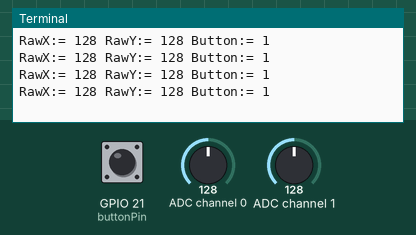
Recording of a program running on a simulated Raspberry Pi (BCM pin numbers). Shown: the last lines printed to the terminal. The inputs (shaded band) are chosen by the test bench; at power-on: ADC channel 0 = 128, ADC channel 1 = 128, GPIO 21 (buttonPin) HIGH (analog values on the 0–255 scale). Library files of the repository ran but are not shown: ADC0834.py.

Above: at 1.2 s.
1.3 s: ADC channel 0 set to 178
At 1.82 s:
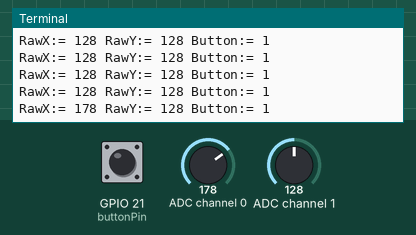
2.8 s: ADC channel 1 set to 178
At 3.03 s:
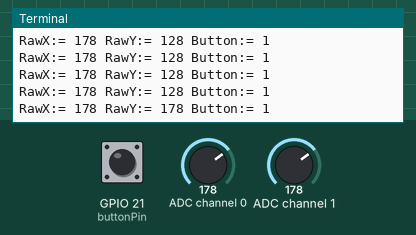
4.3 s: GPIO 21 (buttonPin) pulled LOW for 0.35 s
At 4.54 s:
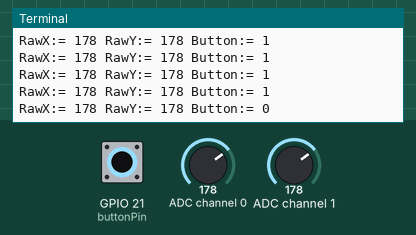
6.1 s: ADC channel 0 set to 224
At 6.36 s:
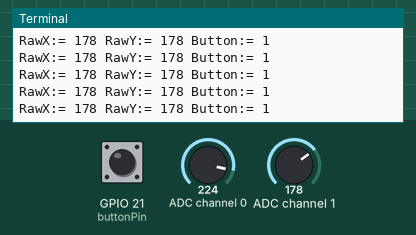
7.6 s: GPIO 21 (buttonPin) pulled LOW for 1 s
At 7.87 s:
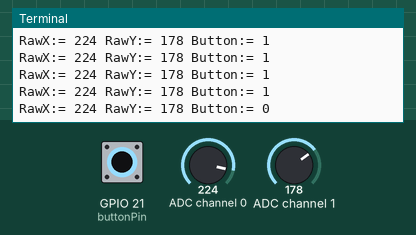
10.1 s: ADC channel 1 set to 224
At 10.29 s:
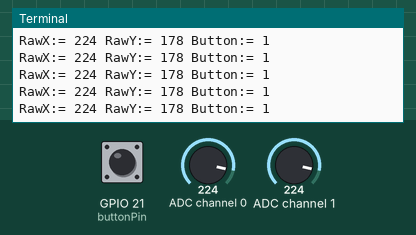
Timing chart, 0 to 12.6 s (numbered marks = the images above; inputs shaded):
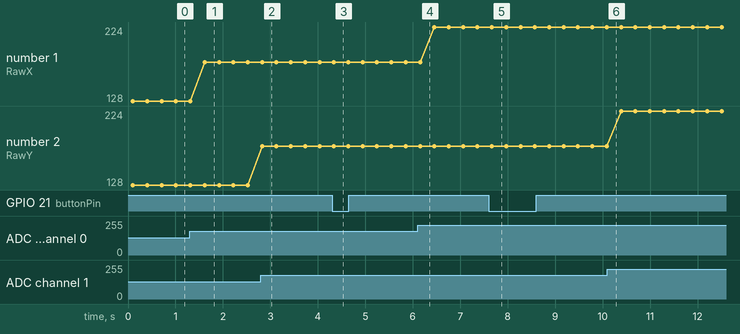

The program:

JoySticks.py
```python
import RPi.GPIO as GPIO
import ADC0834
import time

GPIO.setmode(GPIO.BCM)
ADC0834.setup()
buttonPin=21
GPIO.setup(buttonPin,GPIO.IN,pull_up_down=GPIO.PUD_UP)

try:
    while True:
        analogValX=ADC0834.getResult(0)
        time.sleep(.1)
        analogValY=ADC0834.getResult(1)
        buttonState=GPIO.input(buttonPin)
        print('RawX:=',analogValX,'RawY:=',analogValY, "Button:=",buttonState)
        time.sleep(.2)
except:
    GPIO.cleanup()
    print("Good to go")
                
```

Measured:
- after the input at 1.3 s, the terminal: prints a new line after 0.32 s (image 1)
- after the input at 2.8 s, the terminal: prints a new line at once (image 2)
- after the input at 4.3 s, the terminal: prints a new line at once (image 3)
- after the input at 7.6 s, the terminal: prints a new line after 0.07 s (image 5)
- plotted number 1: 128 → 178 after the input at 1.3 s, 178 → 224 after the input at 6.1 s
